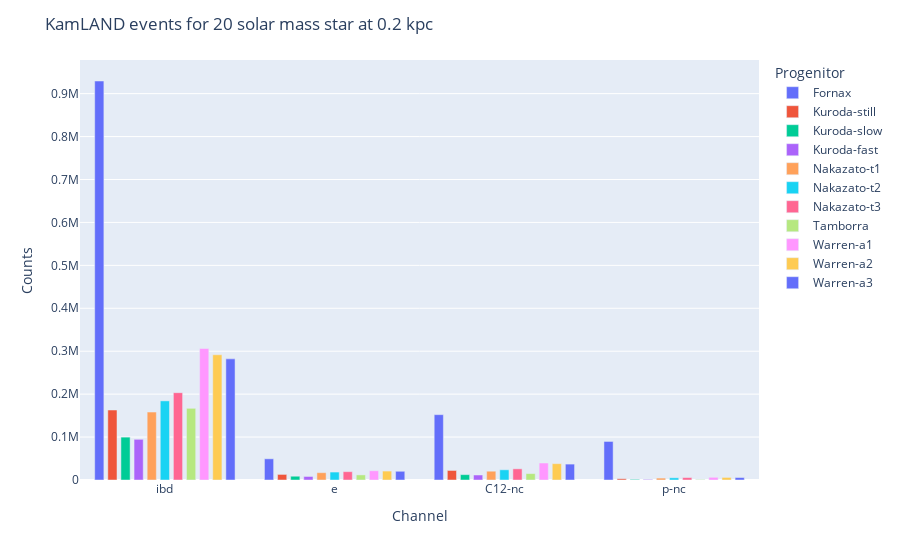

Here is the notebook cell this chart was saved with:
### Code cell
bar_channels = ['ibd', 'e', 'C12-nc', 'p-nc']
small_bars = events[events.Channel.isin(bar_channels)]
bars = px.bar(small_bars, x='Channel', y='Counts', color='Progenitor', barmode='group')
bars.layout.bargap = 0.15
bars.layout.bargroupgap = 0.3
bars.layout.title = f'KamLAND events for 20 solar mass star at {distance} kpc'
bars

### Figure 1 — Plotly figure (JSON) as saved in the notebook; plotly's stock layout.template omitted (floating-point values rounded to 4 significant figures)
{"data": [{"alignmentgroup": "True", "hovertemplate": "Progenitor=Fornax<br>Channel=%{x}<br>Counts=%{y}<extra></extra>", "legendgroup": "Fornax", "marker": {"color": "#636efa", "pattern": {"shape": ""}}, "name": "Fornax", "offsetgroup": "Fornax", "orientation": "v", "showlegend": true, "textposition": "auto", "type": "bar", "x": ["ibd", "e", "C12-nc", "p-nc"], "xaxis": "x", "y": [929400.0, 49380.0, 152200.0, 89790.0], "yaxis": "y"}, {"alignmentgroup": "True", "hovertemplate": "Progenitor=Kuroda-still<br>Channel=%{x}<br>Counts=%{y}<extra></extra>", "legendgroup": "Kuroda-still", "marker": {"color": "#EF553B", "pattern": {"shape": ""}}, "name": "Kuroda-still", "offsetgroup": "Kuroda-still", "orientation": "v", "showlegend": true, "textposition": "auto", "type": "bar", "x": ["ibd", "e", "C12-nc", "p-nc"], "xaxis": "x", "y": [163000.0, 13010.0, 22220.0, 2935.0], "yaxis": "y"}, {"alignmentgroup": "True", "hovertemplate": "Progenitor=Kuroda-slow<br>Channel=%{x}<br>Counts=%{y}<extra></extra>", "legendgroup": "Kuroda-slow", "marker": {"color": "#00cc96", "pattern": {"shape": ""}}, "name": "Kuroda-slow", "offsetgroup": "Kuroda-slow", "orientation": "v", "showlegend": true, "textposition": "auto", "type": "bar", "x": ["ibd", "e", "C12-nc", "p-nc"], "xaxis": "x", "y": [99860.0, 8779.0, 12500.0, 1437.0], "yaxis": "y"}, {"alignmentgroup": "True", "hovertemplate": "Progenitor=Kuroda-fast<br>Channel=%{x}<br>Counts=%{y}<extra></extra>", "legendgroup": "Kuroda-fast", "marker": {"color": "#ab63fa", "pattern": {"shape": ""}}, "name": "Kuroda-fast", "offsetgroup": "Kuroda-fast", "orientation": "v", "showlegend": true, "textposition": "auto", "type": "bar", "x": ["ibd", "e", "C12-nc", "p-nc"], "xaxis": "x", "y": [94750.0, 8228.0, 11640.0, 1318.0], "yaxis": "y"}, {"alignmentgroup": "True", "hovertemplate": "Progenitor=Nakazato-t1<br>Channel=%{x}<br>Counts=%{y}<extra></extra>", "legendgroup": "Nakazato-t1", "marker": {"color": "#FFA15A", "pattern": {"shape": ""}}, "name": "Nakazato-t1", "offsetgroup": "Nakazato-t1", "orientation": "v", "showlegend": true, "textposition": "auto", "type": "bar", "x": ["ibd", "e", "C12-nc", "p-nc"], "xaxis": "x", "y": [158300.0, 17020.0, 20480.0, 4422.0], "yaxis": "y"}, {"alignmentgroup": "True", "hovertemplate": "Progenitor=Nakazato-t2<br>Channel=%{x}<br>Counts=%{y}<extra></extra>", "legendgroup": "Nakazato-t2", "marker": {"color": "#19d3f3", "pattern": {"shape": ""}}, "name": "Nakazato-t2", "offsetgroup": "Nakazato-t2", "orientation": "v", "showlegend": true, "textposition": "auto", "type": "bar", "x": ["ibd", "e", "C12-nc", "p-nc"], "xaxis": "x", "y": [184300.0, 18490.0, 23790.0, 5141.0], "yaxis": "y"}, {"alignmentgroup": "True", "hovertemplate": "Progenitor=Nakazato-t3<br>Channel=%{x}<br>Counts=%{y}<extra></extra>", "legendgroup": "Nakazato-t3", "marker": {"color": "#FF6692", "pattern": {"shape": ""}}, "name": "Nakazato-t3", "offsetgroup": "Nakazato-t3", "orientation": "v", "showlegend": true, "textposition": "auto", "type": "bar", "x": ["ibd", "e", "C12-nc", "p-nc"], "xaxis": "x", "y": [203400.0, 19400.0, 26030.0, 5691.0], "yaxis": "y"}, {"alignmentgroup": "True", "hovertemplate": "Progenitor=Tamborra<br>Channel=%{x}<br>Counts=%{y}<extra></extra>", "legendgroup": "Tamborra", "marker": {"color": "#B6E880", "pattern": {"shape": ""}}, "name": "Tamborra", "offsetgroup": "Tamborra", "orientation": "v", "showlegend": true, "textposition": "auto", "type": "bar", "x": ["ibd", "e", "C12-nc", "p-nc"], "xaxis": "x", "y": [167000.0, 11880.0, 14930.0, 1110.0], "yaxis": "y"}, {"alignmentgroup": "True", "hovertemplate": "Progenitor=Warren-a1<br>Channel=%{x}<br>Counts=%{y}<extra></extra>", "legendgroup": "Warren-a1", "marker": {"color": "#FF97FF", "pattern": {"shape": ""}}, "name": "Warren-a1", "offsetgroup": "Warren-a1", "orientation": "v", "showlegend": true, "textposition": "auto", "type": "bar", "x": ["ibd", "e", "C12-nc", "p-nc"], "xaxis": "x", "y": [306300.0, 21530.0, 39580.0, 6273.0], "yaxis": "y"}, {"alignmentgroup": "True", "hovertemplate": "Progenitor=Warren-a2<br>Channel=%{x}<br>Counts=%{y}<extra></extra>", "legendgroup": "Warren-a2", "marker": {"color": "#FECB52", "pattern": {"shape": ""}}, "name": "Warren-a2", "offsetgroup": "Warren-a2", "orientation": "v", "showlegend": true, "textposition": "auto", "type": "bar", "x": ["ibd", "e", "C12-nc", "p-nc"], "xaxis": "x", "y": [291700.0, 20800.0, 38060.0, 5983.0], "yaxis": "y"}, {"alignmentgroup": "True", "hovertemplate": "Progenitor=Warren-a3<br>Channel=%{x}<br>Counts=%{y}<extra></extra>", "legendgroup": "Warren-a3", "marker": {"color": "#636efa", "pattern": {"shape": ""}}, "name": "Warren-a3", "offsetgroup": "Warren-a3", "orientation": "v", "showlegend": true, "textposition": "auto", "type": "bar", "x": ["ibd", "e", "C12-nc", "p-nc"], "xaxis": "x", "y": [282200.0, 20310.0, 37030.0, 5788.0], "yaxis": "y"}], "layout": {"bargap": 0.15, "bargroupgap": 0.3, "barmode": "group", "legend": {"title": {"text": "Progenitor"}, "tracegroupgap": 0}, "margin": {"t": 60}, "title": {"text": "KamLAND events for 20 solar mass star at 0.2 kpc"}, "xaxis": {"anchor": "y", "domain": [0, 1], "title": {"text": "Channel"}}, "yaxis": {"anchor": "x", "domain": [0, 1], "title": {"text": "Counts"}}}}
